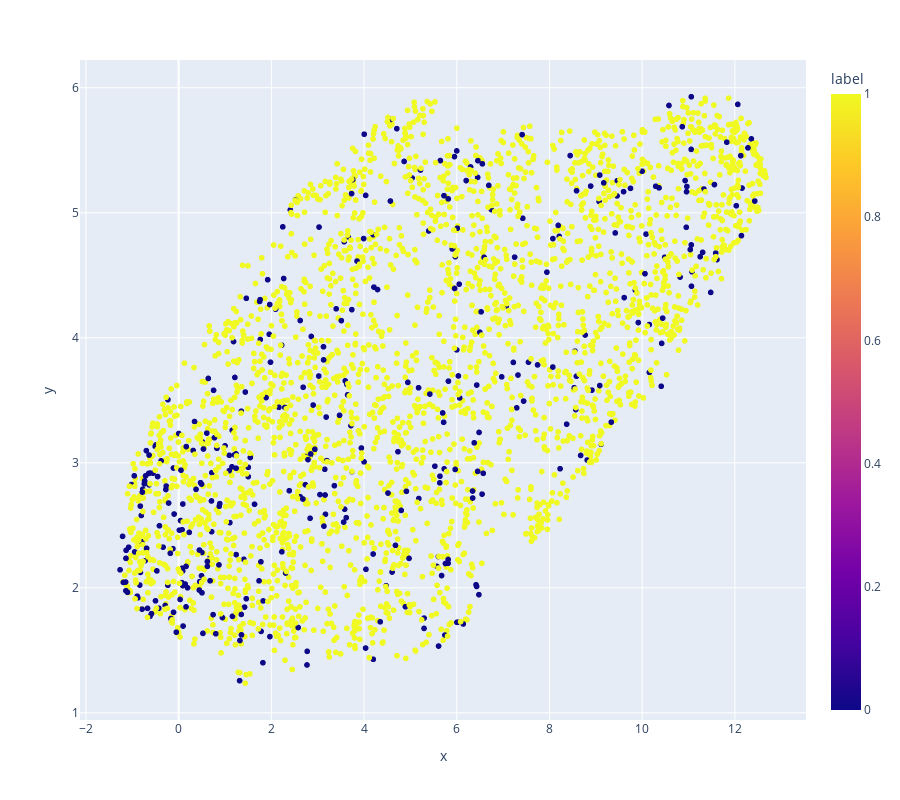

Notebook code cell kept with this figure:
### Code cell
px.scatter(data_frame=df, x='x', y='y', color='label', height=800, hover_name='short_document')

### Figure 1 — Plotly figure (JSON) as saved in the notebook; plotly's stock layout.template omitted (floating-point values rounded to 4 significant figures; data arrays with more than 128 entries replaced by an {"elided": "..."} marker saying what was removed)
{"data": [{"hovertemplate": "<b>%{hovertext}</b><br><br>x=%{x}<br>y=%{y}<br>label=%{marker.color}<extra></extra>", "hovertext": {"elided": "3123 str values"}, "legendgroup": "", "marker": {"color": {"elided": "3123 int values"}, "coloraxis": "coloraxis", "symbol": "circle"}, "mode": "markers", "name": "", "showlegend": false, "type": "scattergl", "x": {"elided": "3123 float values"}, "xaxis": "x", "y": {"elided": "3123 float values"}, "yaxis": "y"}], "layout": {"coloraxis": {"colorbar": {"title": {"text": "label"}}, "colorscale": [[0, "#0d0887"], [0.1111, "#46039f"], [0.2222, "#7201a8"], [0.3333, "#9c179e"], [0.4444, "#bd3786"], [0.5556, "#d8576b"], [0.6667, "#ed7953"], [0.7778, "#fb9f3a"], [0.8889, "#fdca26"], [1, "#f0f921"]]}, "height": 800, "legend": {"tracegroupgap": 0}, "margin": {"t": 60}, "xaxis": {"anchor": "y", "domain": [0, 1], "title": {"text": "x"}}, "yaxis": {"anchor": "x", "domain": [0, 1], "title": {"text": "y"}}}}
